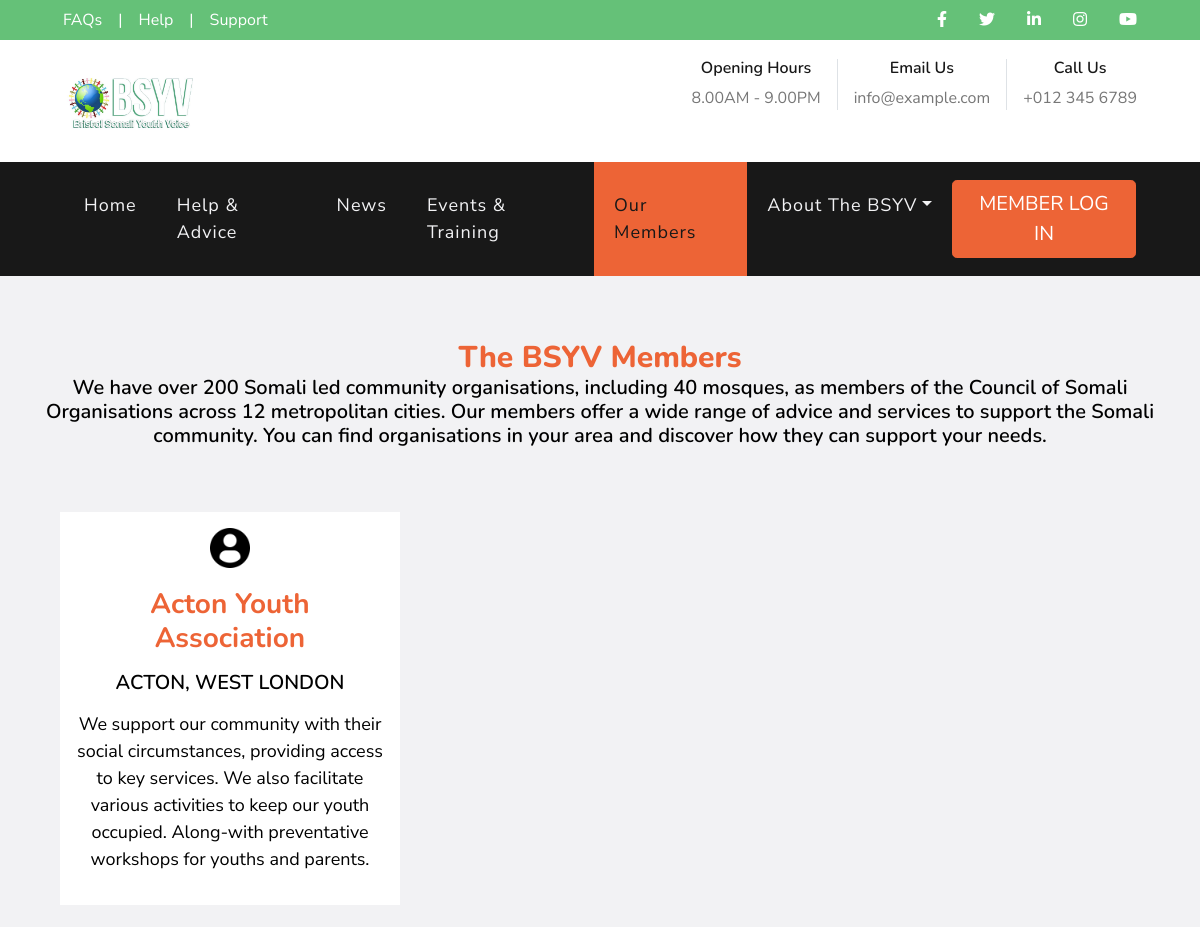
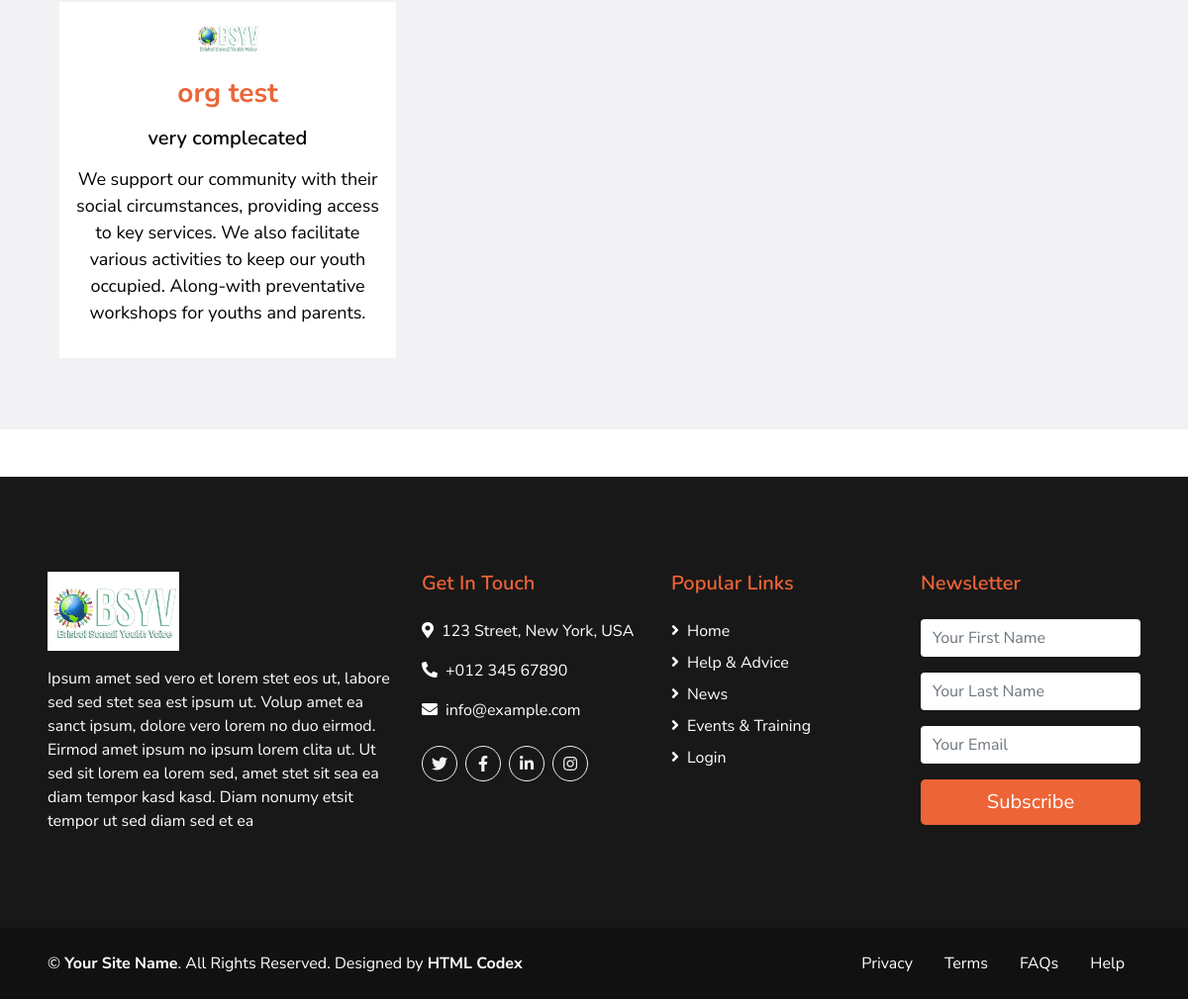
Page /our-members on the committed database (2 pictures, top to bottom).
### community/models.py (models this page shows, shortened)
class organisation_table(models.Model):
    class Meta:
        verbose_name_plural = 'Organisation Table'
    name = models.CharField(max_length=255)
    slug = models.SlugField(default="Auto-Generate", editable=False)
    title = models.CharField(max_length=255)
    category = models.ForeignKey(help_and_advice_table, on_delete=models.CASCADE)
    image = models.ImageField(upload_to='organisation_img/', blank=True, null=True)
    short_description = models.TextField(blank=True, null=True)
    Long_description = RichTextField(blank=True, null=True)
    Get_in_touch_text = RichTextField(blank=True, null=True)
    facebook_link = models.CharField(max_length=255, blank=True, null=True)
    twitter_link = models.CharField(max_length=255, blank=True, null=True)

### community/views.py (the view)
# urls.py: path('our-members', views.our_members, name="our_members"),
def our_members(request):
    all_members = organisation_table.objects.all()
    context = {'all_members':all_members}
    return render(request, 'our_members.html', context)

### templates/our_members.html (shortened to what this page needs)
{% extends 'base.html' %}
{% load static %}
{% block active_our_members %}active{% endblock %}
{% block body %}
    <div class="container-fluid bg-light pt-3">
        <div class="container py-5">
            <div class="d-flex flex-column text-center mb-5">
                <h2 class="display-4 m-0" style="font-size: 30px;"><span class="text-primary">The BSYV Members</span></h2>
                <h5 class="text-secondary mb-3"><span style="color:black;">We have over 200 Somali led community organisations, including 40 mosques, as members of the Council of Somali Organisations across 12 metropolitan cities. Our members offer a wide range of advice and services to support the Somali community. You can find organisations in your area and discover how they can support your needs.</span>
                </h5>
            </div>
            {% if all_members %}
            {% for org in all_members %}
                <div class="col-md-6 col-lg-4 mb-4" style="">
                    <div class="d-flex flex-column text-center mb-2 p-3 p-sm-3" style="background-color: white; color:black;">
                        {% if org.image %}
                        <div style="margin-bottom:20px;">
                            <img src="{{ org.image.url }}" style="width:30; height:40px;">
                        </div>
                        {% endif %}
                        <h3 class="mb-3" style="color:black"><a href="{% url 'organization_details' org.slug %}">{{ org.name }}</a></h3>
                        <h5 class="mb-3" style="color:black">{{ org.title }}</h5>
                        <p style="font-size:18px; color:black">{{ org.short_description }}</p>
                    </div>
                </div>
            {% endfor %}
            {% else %}
            <div class="d-flex flex-column text-center mb-5">
                <h2 class="display-4 m-0" style="font-size: 30px;"><span class="text-primary">No Members</span></h2>
            </div>
            {% endif %}
        </div>
    </div>
{% endblock %}

### rows in the picture
organisation_table: image (picture), name "Acton Youth Association", title "ACTON, WEST LONDON", short_description "We support our community with their social circumstances, providing access to key services. We also facilitate various activities to keep our youth occupied. Along-with preventative workshops for youths and parents."
organisation_table: image (picture), name "org test", title "very complecated", short_description "We support our community with their social circumstances, providing access to key services. We also facilitate various activities to keep our youth occupied. Along-with preventative workshops for youths and parents."
